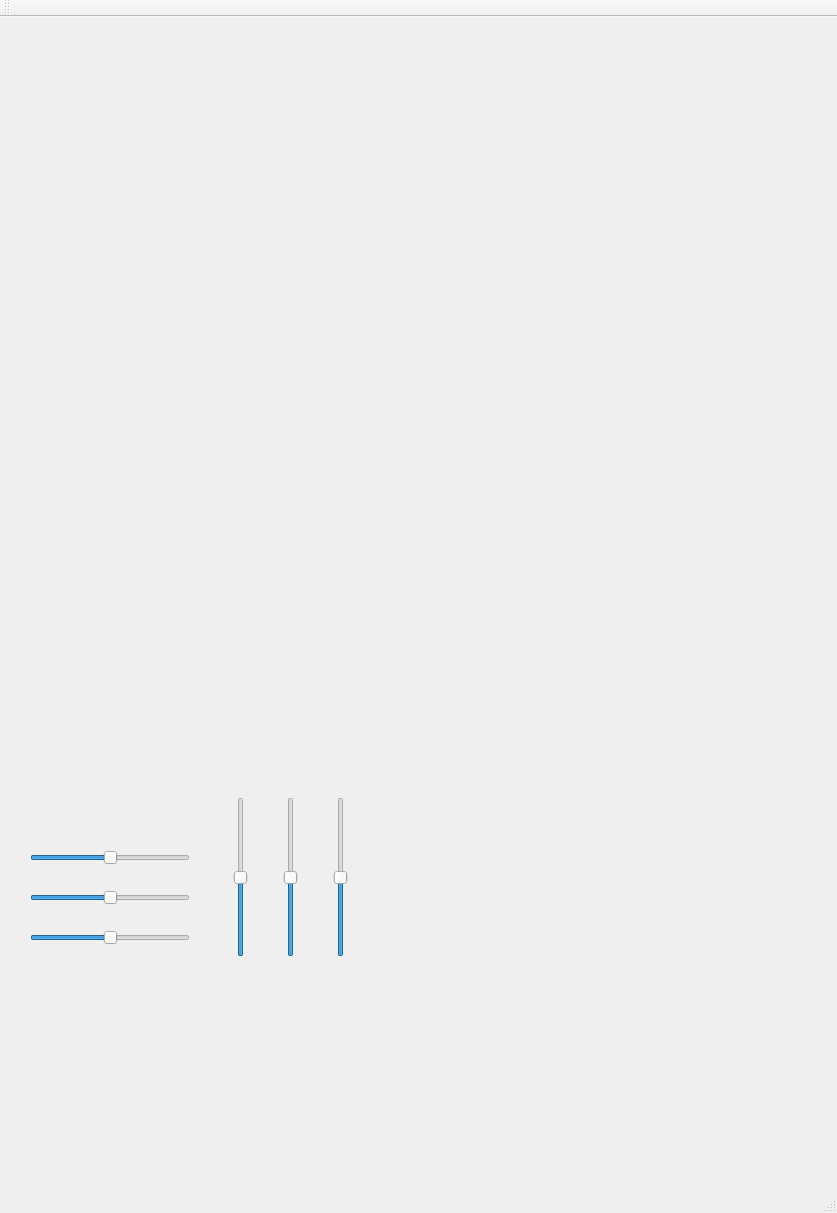
<?xml version="1.0" encoding="UTF-8"?>
<ui version="4.0">
 <class>MainWindow</class>
 <widget class="QMainWindow" name="MainWindow">
  <property name="geometry">
   <rect>
    <x>0</x>
    <y>0</y>
    <width>837</width>
    <height>1213</height>
   </rect>
  </property>
  <property name="windowTitle">
   <string>MainWindow</string>
  </property>
  <widget class="QWidget" name="centralWidget">
   <widget class="QSlider" name="horizontalSlider">
    <property name="geometry">
     <rect>
      <x>30</x>
      <y>830</y>
      <width>160</width>
      <height>22</height>
     </rect>
    </property>
    <property name="minimum">
     <number>-1000</number>
    </property>
    <property name="maximum">
     <number>1000</number>
    </property>
    <property name="orientation">
     <enum>Qt::Horizontal</enum>
    </property>
   </widget>
   <widget class="QSlider" name="horizontalSlider_2">
    <property name="geometry">
     <rect>
      <x>30</x>
      <y>870</y>
      <width>160</width>
      <height>22</height>
     </rect>
    </property>
    <property name="minimum">
     <number>-1000</number>
    </property>
    <property name="maximum">
     <number>1000</number>
    </property>
    <property name="orientation">
     <enum>Qt::Horizontal</enum>
    </property>
   </widget>
   <widget class="QSlider" name="horizontalSlider_3">
    <property name="geometry">
     <rect>
      <x>30</x>
      <y>910</y>
      <width>160</width>
      <height>22</height>
     </rect>
    </property>
    <property name="minimum">
     <number>-1000</number>
    </property>
    <property name="maximum">
     <number>1000</number>
    </property>
    <property name="orientation">
     <enum>Qt::Horizontal</enum>
    </property>
   </widget>
   <widget class="QSlider" name="verticalSlider">
    <property name="geometry">
     <rect>
      <x>230</x>
      <y>780</y>
      <width>22</width>
      <height>160</height>
     </rect>
    </property>
    <property name="minimum">
     <number>-360</number>
    </property>
    <property name="maximum">
     <number>360</number>
    </property>
    <property name="orientation">
     <enum>Qt::Vertical</enum>
    </property>
   </widget>
   <widget class="QSlider" name="verticalSlider_2">
    <property name="geometry">
     <rect>
      <x>280</x>
      <y>780</y>
      <width>22</width>
      <height>160</height>
     </rect>
    </property>
    <property name="minimum">
     <number>-360</number>
    </property>
    <property name="maximum">
     <number>360</number>
    </property>
    <property name="orientation">
     <enum>Qt::Vertical</enum>
    </property>
   </widget>
   <widget class="QSlider" name="verticalSlider_3">
    <property name="geometry">
     <rect>
      <x>330</x>
      <y>780</y>
      <width>22</width>
      <height>160</height>
     </rect>
    </property>
    <property name="minimum">
     <number>-360</number>
    </property>
    <property name="maximum">
     <number>360</number>
    </property>
    <property name="orientation">
     <enum>Qt::Vertical</enum>
    </property>
   </widget>
  </widget>
  <widget class="QMenuBar" name="menuBar">
   <property name="geometry">
    <rect>
     <x>0</x>
     <y>0</y>
     <width>837</width>
     <height>21</height>
    </rect>
   </property>
  </widget>
  <widget class="QToolBar" name="mainToolBar">
   <attribute name="toolBarArea">
    <enum>TopToolBarArea</enum>
   </attribute>
   <attribute name="toolBarBreak">
    <bool>false</bool>
   </attribute>
  </widget>
  <widget class="QStatusBar" name="statusBar"/>
 </widget>
 <layoutdefault spacing="6" margin="11"/>
 <resources/>
 <connections/>
</ui>
